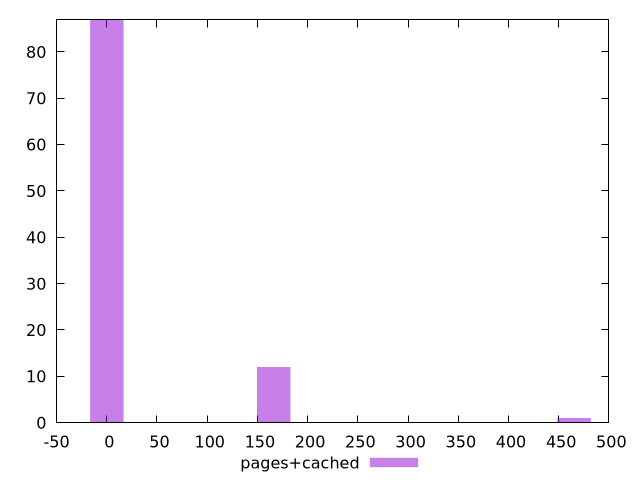

Write gnuplot code to recreate this figure.
$_pagesCached <<EOF
465.4145562747501 1
166.2194843838393 12
0 87
EOF
set key outside below
set terminal pngcairo
set output "report_00004_2020-11-02T20-21-41.718Z/unused-css-rules/pages+cached//raw_hist.png"
set yrange [0:87]
set boxwidth 33.24389687676786
set style fill transparent solid 0.5 noborder
plot $_pagesCached title "pages+cached" with boxes ,
